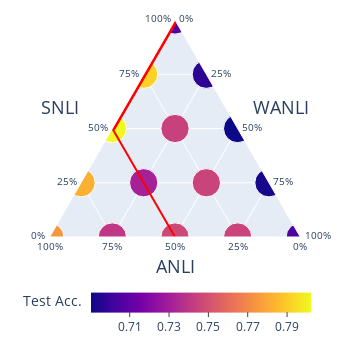

Source (notebook cell):
### Code cell
SIZE = 50
# generate_plot(filepath=path, test_column='WANLI_test_acc_epoch', plot_title='WANLI Test Acc.')
# generate_plot(filepath=path, test_column='ANLI_test_acc_epoch', plot_title='ANLI Test Acc.')
# generate_plot(filepath=path, test_column='SNLI_test_acc_epoch', plot_title='SNLI Test Acc.')
generate_plot(filepath=path, test_column='MNLI_test_acc_epoch', plot_title='MNLI Test Acc.')
# generate_plot(filepath=path, test_column='summed_test_acc', plot_title='Agg. Test Acc.')

### Figure 1 — Plotly figure (JSON) as saved in the notebook; plotly's stock layout.template omitted (floating-point values rounded to 4 significant figures)
{"data": [{"a": [0, 0, 0, 0, 0, 0.25, 0.25, 0.25, 0.25, 0.5, 0.5, 0.5, 0.75, 0.75, 1], "b": [0, 0.25, 0.5, 0.75, 1, 0, 0.25, 0.5, 0.75, 0, 0.25, 0.5, 0, 0.25, 0], "c": [1, 0.75, 0.5, 0.25, 0, 0.75, 0.5, 0.25, 0, 0.5, 0.25, 0, 0.25, 0, 0], "hovertemplate": "SNLI=%{a}<br>ANLI=%{b}<br>WANLI=%{c}<br>test_sizes=%{marker.size}<br>Test Acc.=%{marker.color}<extra></extra>", "legendgroup": "", "marker": {"color": [0.7049, 0.7453, 0.7469, 0.7404, 0.7746, 0.6925, 0.7454, 0.7315, 0.7823, 0.6904, 0.7446, 0.8023, 0.6971, 0.7919, 0.7066], "coloraxis": "coloraxis", "opacity": 1, "size": [4, 4, 4, 4, 4, 4, 4, 4, 4, 4, 4, 4, 4, 4, 4], "sizemode": "area", "sizeref": 0.01, "symbol": "circle"}, "mode": "markers", "name": "", "showlegend": false, "subplot": "ternary", "type": "scatterternary"}, {"a": [0.5, 0], "b": [0.5, 0.5], "line": {"width": 2}, "marker": {"color": "red"}, "mode": "lines", "showlegend": false, "type": "scatterternary"}, {"b": [0, 0.5], "c": [0, 0], "line": {"width": 6}, "marker": {"color": "red"}, "mode": "lines", "showlegend": false, "type": "scatterternary"}], "layout": {"annotations": [{"font": {"family": "Open Sans", "size": 18}, "showarrow": false, "text": "SNLI", "x": 0.1, "xref": "paper", "y": 0.6, "yref": "paper"}, {"font": {"family": "Open Sans", "size": 18}, "showarrow": false, "text": "ANLI", "x": 0.5, "xref": "paper", "y": -0.2, "yref": "paper"}, {"font": {"family": "Open Sans", "size": 18}, "showarrow": false, "text": "WANLI", "x": 0.9, "xref": "paper", "y": 0.6, "yref": "paper"}], "autosize": true, "coloraxis": {"cmax": 0.8023, "cmin": 0.6904, "colorbar": {"dtick": 0.02, "len": 0.9, "orientation": "h", "thickness": 20, "tick0": 0.69, "ticks": "outside", "title": {"text": "Test Acc."}, "x": 0.48, "y": -0.5}, "colorscale": [[0, "#0d0887"], [0.1111, "#46039f"], [0.2222, "#7201a8"], [0.3333, "#9c179e"], [0.4444, "#bd3786"], [0.5556, "#d8576b"], [0.6667, "#ed7953"], [0.7778, "#fb9f3a"], [0.8889, "#fdca26"], [1, "#f0f921"]]}, "height": 350, "legend": {"itemsizing": "constant", "tracegroupgap": 0}, "margin": {"b": 5, "l": 5, "pad": 0, "r": 5, "t": 20}, "ternary": {"aaxis": {"tickangle": 0, "tickfont": {"size": 10}, "ticktext": ["0% ", "25% ", "50% ", "75% ", "100% "], "tickvals": [0, 0.25, 0.5, 0.75, 1], "title": {"font": {"size": 20}, "text": ""}}, "baxis": {"tickangle": 0, "tickfont": {"size": 10}, "ticktext": ["0%", "25%", "50%", "75%", "100%"], "tickvals": [0, 0.25, 0.5, 0.75, 1], "title": {"font": {"size": 20}, "text": ""}}, "caxis": {"tickangle": 0, "tickfont": {"size": 10}, "ticktext": [" 0%", " 25%", " 50%", " 75%", " 100%"], "tickvals": [0, 0.25, 0.5, 0.75, 1], "title": {"font": {"size": 20}, "text": ""}}, "domain": {"x": [0, 1], "y": [0, 1]}}, "width": 350}}
